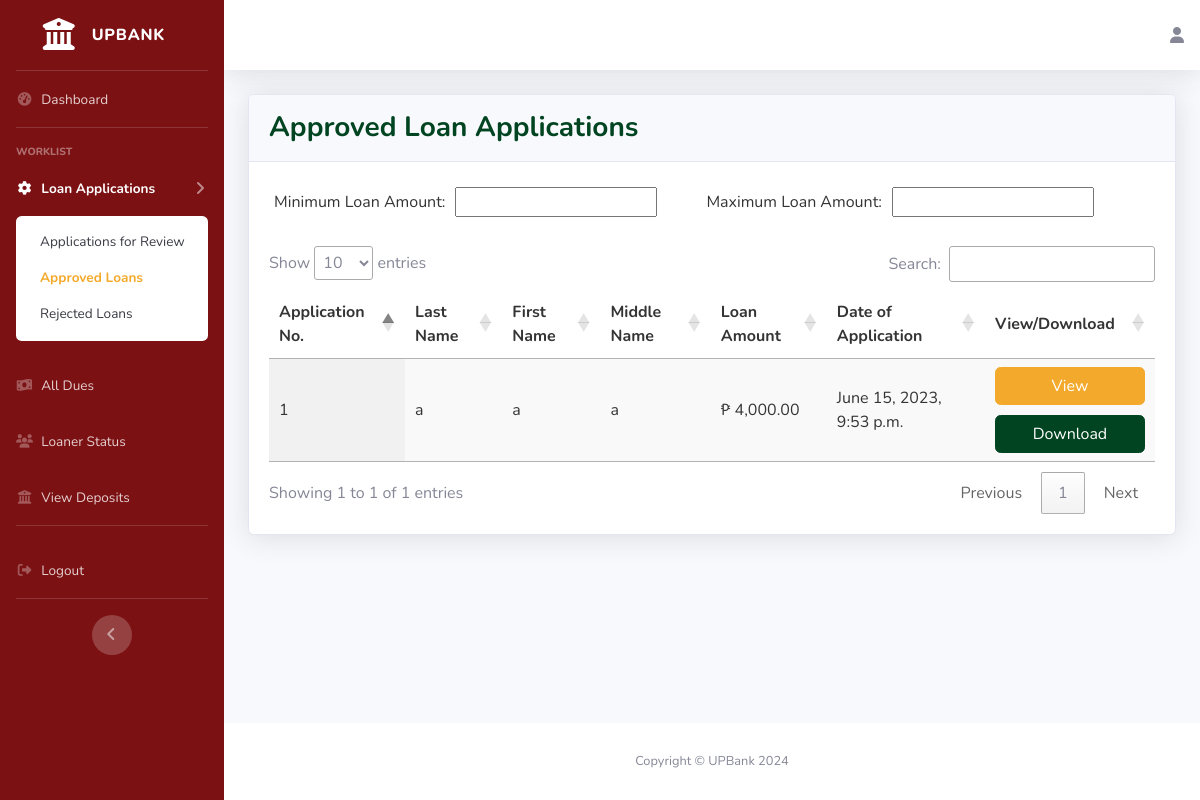
The app's page /bank-officer/approved, older data.
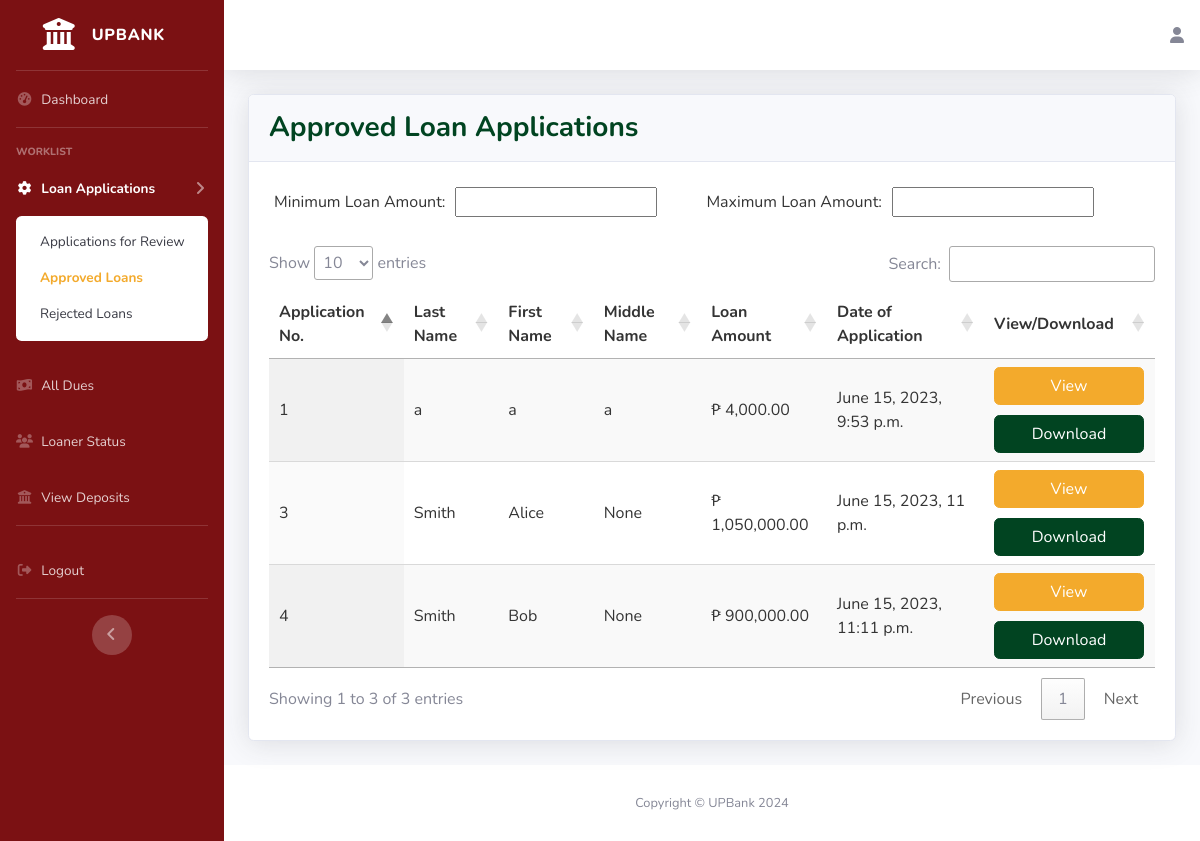
The same page, newer data.
### loans_borrower/models.py (models this page shows, shortened)
class Loans(models.Model):
    STATUS = (
        ('For Review', 'For Review'),
        ('Approved', 'Approved'),
        ('Rejected', 'Rejected'),
    )
    CIV_STATUS = (
        ('Married', 'Married'),
        ('Separated', 'Separated'),
        ('Single', 'Single'),
        ('Widower', 'Widower'),
    )
    LEN_STAY = (
        ('Months', 'Months'),
        ('Years', 'Years'),
    )
    HOME_OWN = (
        ('Mortgage', 'Mortgage'),
        ('Rented', 'Rented'),
        ('Owned', 'Owned'),
        ('Used Free/Living with Parents/Relatives', 'Used Free/Living with Parents/Relatives'),
    )
    PHONE_TYPE = (
        ('Home', 'Home'),
        ('Mobile', 'Mobile'),
    )
    PRIME_INCOME = (
        ('Employment', 'Employment'),
        ('Business', 'Business'),
    )
    EMP_TYPE = (
        ('Local(Government)', 'Local(Government)'),
        ('Local(Private)', 'Local(Private)'),
        ('OFW Non-Immigrant(Government)', 'OFW Non-Immigrant(Government)'),
        ('OFW Non-Immigrant(Private)', 'OFW Non-Immigrant(Private)'),
    )
    LOAN_TAG = (
        ('Pending', 'Pending'),
        ('Delinquent', 'Delinquent'),
        ('In-Loan Default', 'In-Loan Default'),
        ('Completed', 'Completed'),
    )
    app_date = models.DateTimeField(null=True, blank=True)
    status = models.CharField(default='For Review',max_length=100, choices=STATUS, null=True)
    make = models.CharField(max_length=100, null=True, blank=False)
    model = models.CharField(max_length=100, null=True, blank=False)
    sell_price = models.DecimalField(max_digits=50, decimal_places=2, null=True, blank=False)
    dp_percent = models.PositiveIntegerField(null=True, blank=False)
    dp_amt = models.DecimalField(max_digits=50, decimal_places=2, null=True, blank=False)
    loan_amt = models.DecimalField(max_digits=50, decimal_places=2, null=True, blank=False)
    no_of_payments = models.IntegerField(null=True, blank=False)
    loan_bal = models.DecimalField(default=0,max_digits=50, decimal_places=2, null=True, blank=True)
    user = models.ForeignKey(User, on_delete=models.CASCADE, null=True, blank=True)
    first_name = models.CharField(max_length=100, null=True, blank=False)
    middle_name = models.CharField(max_length=100, null=True, blank=True)
    last_name = models.CharField(max_length=100, null=True, blank=False)
    birthdate = models.DateField(null=True, blank=False)
    civ_status = models.CharField(max_length=100, choices=CIV_STATUS, null=True, blank=False)
    unit_no = models.CharField(max_length=100, null=True, blank=False)
    condo_name = models.CharField(max_length=100, null=True, blank=True)
    street = models.CharField(max_length=100, null=True, blank=False)
    subdiv_brgy = models.CharField(max_length=100, null=True, blank=False)
    city = models.CharField(max_length=100, null=True, blank=False)
    municip_prov = models.CharField(max_length=100, null=True, blank=False)
    country = models.CharField(max_length=100, null=True, blank=False)
    len_stay = models.CharField(max_length=100, choices=LEN_STAY, null=True, blank=False)
    len_stay_num = models.IntegerField(null=True, blank=False)
    home_own = models.CharField(max_length=100, choices=HOME_OWN, null=True, blank=False)
    phone_type = models.CharField(max_length=100, choices=PHONE_TYPE, null=True, blank=False)
    home_num = models.CharField(max_length=100, null=True, blank=True)
    mobile_num = PhoneNumberField(max_length=100, null=True, blank=True)
    email_add = models.CharField(max_length=100, null=True, blank=False)
    prime_income = models.CharField(max_length=100, choices=PRIME_INCOME, null=True, blank=False)
    emp_type = models.CharField(max_length=100, choices=EMP_TYPE, null=True, blank=True)
    emp_name = models.CharField(max_length=100, null=True, blank=True)
    job_pos = models.CharField(max_length=100, null=True, blank=True)
    emp_tenure = models.CharField(max_length=100, choices=LEN_STAY, null=True, blank=True)
    emp_tenure_num = models.IntegerField(null=True, blank=True)
    emp_monthly_income = models.DecimalField(max_digits=50, decimal_places=2, null=True, blank=True)
    emp_work_no = models.CharField(max_length=100, null=True, blank=True)
    bsns_type = models.CharField(default="Self-Employed", max_length=100, null=True, blank=True)
    bsns_name = models.CharField(max_length=100, null=True, blank=True)
    bsns_tenure = models.CharField(max_length=100, choices=LEN_STAY, null=True, blank=True)
    bsns_tenure_num = models.IntegerField(null=True, blank=True)
    bsns_monthly_income = models.DecimalField(max_digits=50, decimal_places=2, null=True, blank=True)
    bsns_work_no = models.CharField(max_length=100, null=True, blank=True)
    bsns_unit_no = models.CharField(max_length=100, null=True, blank=True)
    bsns_condo_name = models.CharField(max_length=100, null=True, blank=True)
    bsns_street = models.CharField(max_length=100, null=True, blank=True)
    bsns_subdiv_brgy = models.CharField(max_length=100, null=True, blank=True)
    bsns_city = models.CharField(max_length=100, null=True, blank=True)
    bsns_municip_prov = models.CharField(max_length=100, null=True, blank=True)
    bsns_country = models.CharField(max_length=100, null=True, blank=True)
    loan_docs = models.FileField(upload_to='loan_docs/', null=True, blank=True)
    loan_tag = models.CharField(default='Pending', max_length=100, choices=LOAN_TAG, null=True, blank=True)

### bank_officer/views.py (the view)
# urls.py: path('approved', views.approved, name="approved"),
def approved (request):
    loans = Loans.objects.filter(status='Approved')
    data = {
        'loans' : loans,
    }
    return render(request, 'bank_officer/approved.html', data)

### bank_officer/templates/bank_officer/approved.html (shortened to what this page needs)
{% extends 'bank_officer/navbar.html' %}
{% load static %}
{% block content %}
{% load humanize %}
    <div class="card shadow mb-4">
        <div class="card-header py-3">
            <h3 class="m-0 font-weight-bold" style="color:#014421">Approved Loan Applications</h3>
        </div>
        <div class="card-body">
            <div class="table-responsive">
                <table border="0" cellspacing="5" cellpadding="5">
                <tbody><tr>
                    <td style="color: #343434">Minimum Loan Amount:</td>
                    <td ><input type="text" id="min" name="min" style="color: #343434"></td>
                    <td>&nbsp;&nbsp;&nbsp;&nbsp;&nbsp;&nbsp;&nbsp;</td>
                    <td style="color: #343434">Maximum Loan Amount:</td>
                    <td><input type="text" id="max" name="max" style="color: #343434"></td>
                </tr>
                </tbody></table> <br>
                <table id="example" class="display" style="width:100%">
                    <thead>
                        <tr>
                            <th>Application No.</th>
                            <th>Last Name</th>
                            <th>First Name</th>
                            <th>Middle Name</th>
                            <th>Loan Amount</th>
                            <th>Date of Application</th>
                            <th>View/Download</th>
                        </tr>
                    </thead>
                    <tbody>
                        {% for loan in loans %}
                            <tr onclick="window.location='{% url 'loan-app' loan.id %}'">
                                <td>{{loan.id}}</a></td>
                                <td>{{loan.last_name}}</td>
                                <td>{{loan.first_name}}</td>
                                <td>{{loan.middle_name}}</td>
                                <td>₱ {{loan.loan_amt|intcomma}}</td>
                                <td>{{loan.app_date}}</td>
                                <td>
                                    <div>
                                        <button id="submit_button" type="submit" class="btn btn-primary login-button button-width" style="background-color: #F3AA2C !important; border-color: #F3AA2C !important;">
                                        <a href="{% url 'loan-app' loan.id %}" style="color:white;">View</a></button>
                                    </div>
                                    <div style="padding-top: 10px;">
                                        <button id="submit_button" type="submit" class="btn btn-primary login-button button-width" style="background-color: #014421 !important; border-color: #014421 !important;">
                                        <a href="{% url 'generate-pdf' loan.id %}" style="color:white">Download</a></button>
                                    </div>
                                </td>
                            </tr>
                        {% endfor %}
                    </tbody>
                </table>
            </div>
        </div>
    </div>
{% endblock content %}

Row changes from the older to the newer data that the page shows:
added Loans: id "3", last_name "Smith", first_name "Alice", middle_name "None", loan_amt "1,050,000.00", app_date "June 15, 2023, 11 p.m."
added Loans: id "4", last_name "Smith", first_name "Bob", middle_name "None", loan_amt "900,000.00", app_date "June 15, 2023, 11:11 p.m."
Text that changed along with them:
text written by a page script: "Show entries Search: Showing 1 to 1 of 1 entries Previous 1 Next" → "Show entries Search: Showing 1 to 3 of 3 entries Previous 1 Next"
